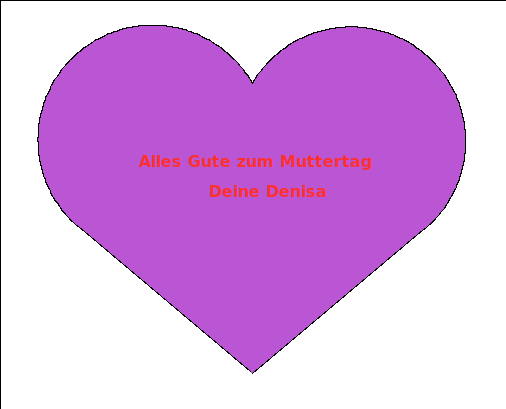

This chart was generated by the following Python code:
import turtle
pen =turtle.Turtle()

def kurve():
   for i in range(200):
       pen.right(1)
       pen.forward(2)

def herz():
   pen.fillcolor('medium orchid')
   pen.begin_fill()

   pen.left(140)
   pen.forward(225)
   kurve()
   pen.left(120)
   kurve()
   pen.forward(224)
   pen.end_fill()


def text():
   pen.color('firebrick1')
   pen.up()
   pen.setpos(-110, 50)
   pen.down()
   pen.write("Alles Gute zum Muttertag", font=("Verdana",12, "bold"))

   pen.up()
   pen.setpos(-40, 20)
   pen.down()
   pen.write("Deine Denisa", font=("Verdana", 12, "bold"))

pen.up()
pen.setpos(0, -150)
pen.down()

herz()
text()
pen.ht()
turtle.Screen().exitonclick()
